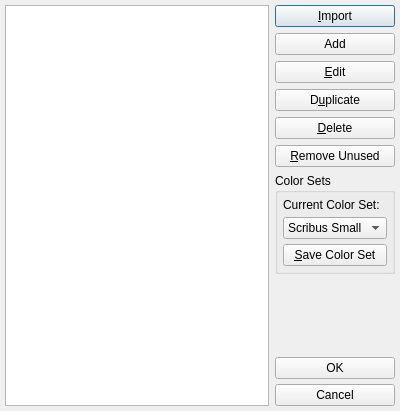
<?xml version="1.0" encoding="UTF-8"?>
<ui version="4.0">
 <class>paintManager</class>
 <widget class="QDialog" name="paintManager">
  <property name="geometry">
   <rect>
    <x>0</x>
    <y>0</y>
    <width>400</width>
    <height>411</height>
   </rect>
  </property>
  <property name="windowTitle">
   <string>Manage Paints</string>
  </property>
  <property name="sizeGripEnabled">
   <bool>false</bool>
  </property>
  <property name="modal">
   <bool>true</bool>
  </property>
  <layout class="QHBoxLayout" name="horizontalLayout" stretch="1,0">
   <property name="margin">
    <number>5</number>
   </property>
   <item>
    <widget class="QTreeWidget" name="dataTree">
     <property name="toolTip">
      <string>&lt;!DOCTYPE HTML PUBLIC &quot;-//W3C//DTD HTML 4.0//EN&quot; &quot;http://www.w3.org/TR/REC-html40/strict.dtd&quot;&gt;
&lt;html&gt;&lt;head&gt;&lt;meta name=&quot;qrichtext&quot; content=&quot;1&quot; /&gt;&lt;style type=&quot;text/css&quot;&gt;
p, li { white-space: pre-wrap; }
&lt;/style&gt;&lt;/head&gt;&lt;body style=&quot; font-family:'Sans Serif'; font-size:10pt; font-weight:400; font-style:normal;&quot;&gt;
&lt;table border=&quot;0&quot; style=&quot;-qt-table-type: root; margin-top:4px; margin-bottom:4px; margin-left:4px; margin-right:4px;&quot;&gt;
&lt;tr&gt;
&lt;td style=&quot;border: none;&quot;&gt;
&lt;p style=&quot; margin-top:0px; margin-bottom:0px; margin-left:0px; margin-right:0px; -qt-block-indent:0; text-indent:0px;&quot;&gt;If color management is enabled, a triangle warning indicator is a warning that the color maybe outside of the color gamut of the current printer profile selected. What this means is the color may not print exactly as indicated on screen. Spot colors are indicated by a red circle. More hints about gamut warnings are in the online help under Color Management. Registration colors will have a registration mark next to the color. Use Registration only for printers marks and crop marks.&lt;/p&gt;&lt;/td&gt;&lt;/tr&gt;&lt;/table&gt;&lt;/body&gt;&lt;/html&gt;</string>
     </property>
     <attribute name="headerVisible">
      <bool>false</bool>
     </attribute>
     <column>
      <property name="text">
       <string>1</string>
      </property>
     </column>
    </widget>
   </item>
   <item>
    <layout class="QVBoxLayout" name="verticalLayout">
     <property name="sizeConstraint">
      <enum>QLayout::SetDefaultConstraint</enum>
     </property>
     <item>
      <widget class="QPushButton" name="importButton">
       <property name="toolTip">
        <string>Import colors to the current set from an existing document</string>
       </property>
       <property name="text">
        <string>&amp;Import</string>
       </property>
      </widget>
     </item>
     <item>
      <widget class="QPushButton" name="newButton">
       <property name="sizePolicy">
        <sizepolicy hsizetype="Expanding" vsizetype="Fixed">
         <horstretch>0</horstretch>
         <verstretch>0</verstretch>
        </sizepolicy>
       </property>
       <property name="toolTip">
        <string>Create a new color within the current set</string>
       </property>
       <property name="text">
        <string>Add</string>
       </property>
      </widget>
     </item>
     <item>
      <widget class="QPushButton" name="editButton">
       <property name="toolTip">
        <string>Edit the currently selected color</string>
       </property>
       <property name="text">
        <string>&amp;Edit</string>
       </property>
      </widget>
     </item>
     <item>
      <widget class="QPushButton" name="duplicateButton">
       <property name="toolTip">
        <string>Make a copy of the currently selected color</string>
       </property>
       <property name="text">
        <string>D&amp;uplicate</string>
       </property>
      </widget>
     </item>
     <item>
      <widget class="QPushButton" name="deleteButton">
       <property name="toolTip">
        <string>Delete the currently selected color</string>
       </property>
       <property name="text">
        <string>&amp;Delete</string>
       </property>
      </widget>
     </item>
     <item>
      <widget class="QPushButton" name="deleteUnusedButton">
       <property name="toolTip">
        <string>Remove unused colors from current document's color set</string>
       </property>
       <property name="text">
        <string>&amp;Remove Unused</string>
       </property>
      </widget>
     </item>
     <item>
      <widget class="QGroupBox" name="groupBox_3">
       <property name="title">
        <string>Color Sets</string>
       </property>
       <layout class="QVBoxLayout" name="verticalLayout_3">
        <property name="spacing">
         <number>5</number>
        </property>
        <property name="margin">
         <number>5</number>
        </property>
        <item>
         <widget class="QLabel" name="label">
          <property name="text">
           <string>Current Color Set:</string>
          </property>
         </widget>
        </item>
        <item>
         <widget class="QComboBox" name="LoadColSet">
          <property name="toolTip">
           <string>Choose a color set to load</string>
          </property>
          <item>
           <property name="text">
            <string>Scribus Small</string>
           </property>
          </item>
         </widget>
        </item>
        <item>
         <widget class="QPushButton" name="SaveColSet">
          <property name="toolTip">
           <string>Save the current color set</string>
          </property>
          <property name="text">
           <string>&amp;Save Color Set</string>
          </property>
         </widget>
        </item>
       </layout>
      </widget>
     </item>
     <item>
      <spacer name="verticalSpacer">
       <property name="orientation">
        <enum>Qt::Vertical</enum>
       </property>
       <property name="sizeHint" stdset="0">
        <size>
         <width>115</width>
         <height>13</height>
        </size>
       </property>
      </spacer>
     </item>
     <item>
      <layout class="QVBoxLayout" name="verticalLayout_4">
       <property name="spacing">
        <number>5</number>
       </property>
       <item>
        <widget class="QPushButton" name="okButton">
         <property name="toolTip">
          <string>Make the current colorset the default color set</string>
         </property>
         <property name="text">
          <string>OK</string>
         </property>
        </widget>
       </item>
       <item>
        <widget class="QPushButton" name="cancelButton">
         <property name="text">
          <string>Cancel</string>
         </property>
        </widget>
       </item>
      </layout>
     </item>
    </layout>
   </item>
  </layout>
 </widget>
 <resources/>
 <connections/>
</ui>
